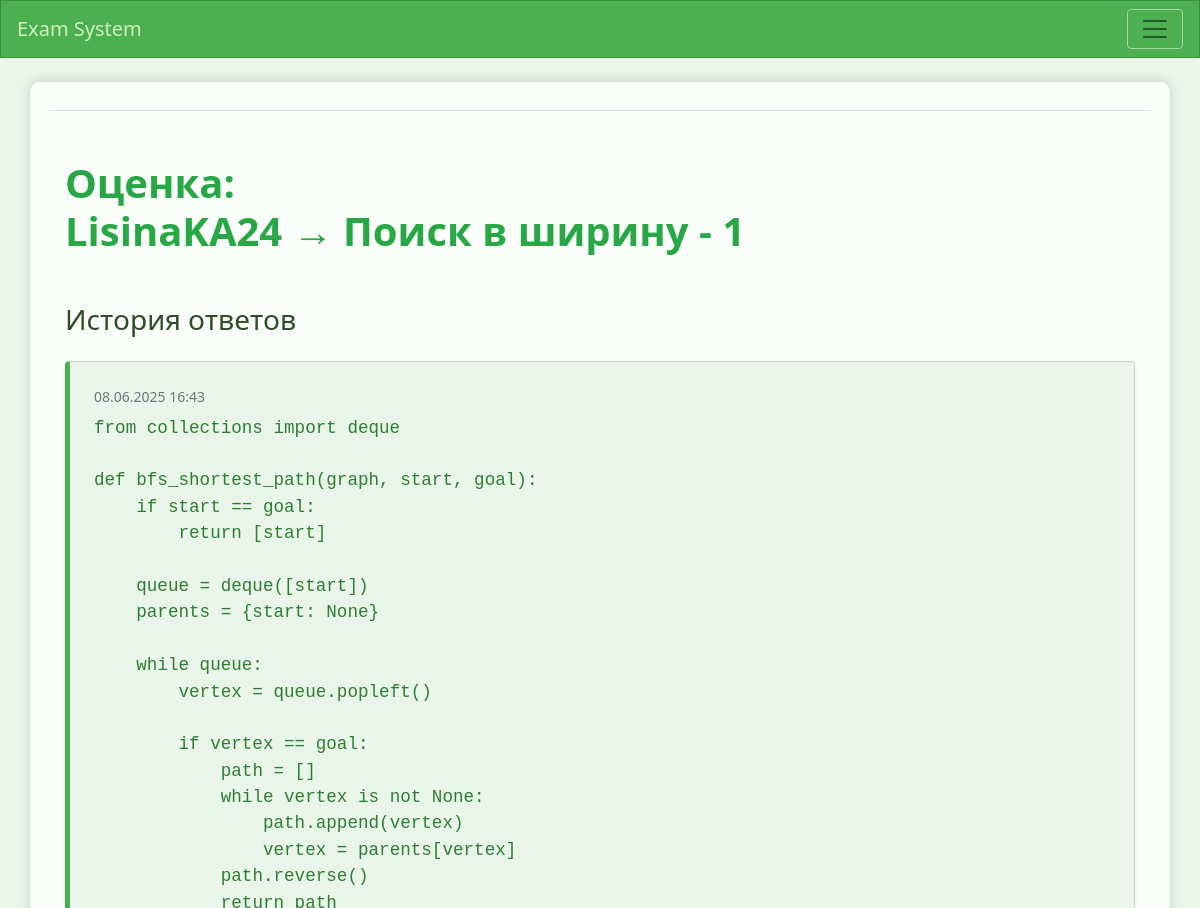
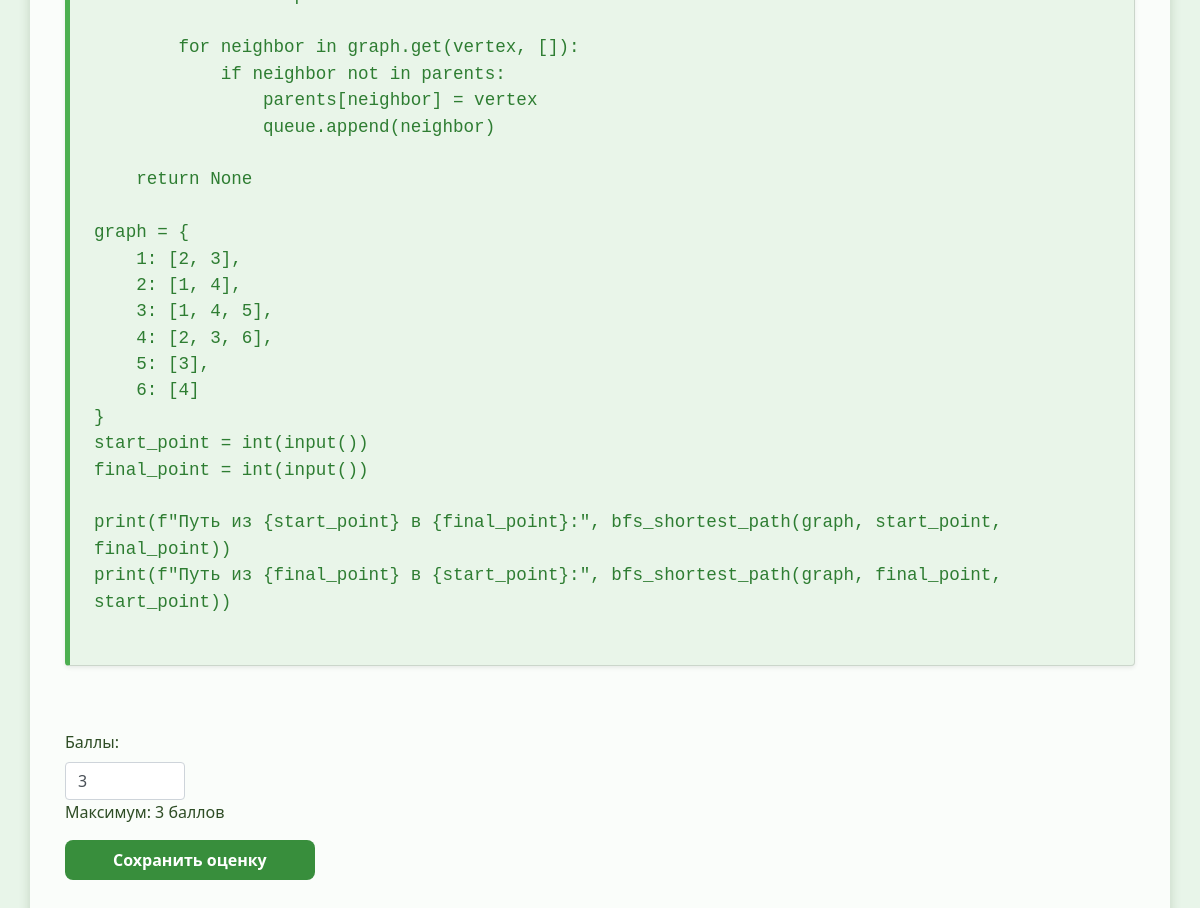
Screenshot of /grade/2/12/ (signed in) with the database file from the repository (2 pictures, top to bottom).
### exams/models.py (models this page shows, shortened)
class Task(models.Model):
    name = models.CharField(max_length=50)
    description = models.CharField(max_length=500, null=True, blank=True)
    max_points = models.IntegerField()
    image = models.ImageField(upload_to='task_images/', blank=True, null=True)
    owner = models.ForeignKey(User, on_delete=models.CASCADE)

class Answer(models.Model):
    task = models.ForeignKey(Task, on_delete=models.CASCADE)
    user = models.ForeignKey(User, on_delete=models.CASCADE)
    text = models.TextField()
    add_date = models.DateTimeField(auto_now_add=True)

class Grade(models.Model):
    task = models.ForeignKey(Task, on_delete=models.CASCADE)
    user = models.ForeignKey(User, on_delete=models.CASCADE)
    points = models.IntegerField()
    graded_by = models.ForeignKey(User, null=True, blank=True, on_delete=models.SET_NULL, related_name='grades_given')
    graded_at = models.DateTimeField(auto_now=True)
    class Meta:
        unique_together = ('task', 'user')

### exams/views.py (the view)
# urls.py: path('grade/<int:user_id>/<int:task_id>/', views.grade_task, name='grade_task'),
@staff_member_required
def grade_task(request, user_id, task_id):
    user = get_object_or_404(User, id=user_id)
    task = get_object_or_404(Task, id=task_id)
    grade, created = Grade.objects.get_or_create(
        user=user,
        task=task,
        defaults={'points': 0, 'graded_by': request.user}
    )
    if request.method == 'POST':
        form = GradeForm(request.POST, instance=grade, task=task)
        if form.is_valid():
            grade = form.save(commit=False)
            grade.graded_by = request.user
            grade.save()
            return redirect('exams:user_profile', user_id=user.id)
    else:
        form = GradeForm(instance=grade, task=task)
    answers = Answer.objects.filter(user=user, task=task).order_by('-add_date')
    context = {
        'form': form,
        'user': user,
        'task': task,
        'answers': answers,
        'max_points': task.max_points,
    }
    return render(request, 'exams/grade_task.html', context)

### exams/forms.py (shortened to what this page needs)
class GradeForm(forms.ModelForm):
    class Meta:
        model = Grade
        fields = ['points']
        labels = {'points': 'Баллы'}
        widgets = {
            'points': forms.NumberInput(attrs={
                'min': 0,
                'class': 'form-control',
                'style': 'width: 120px'
            })
        }
    def __init__(self, *args, **kwargs):
        self.task = kwargs.pop('task', None)
        super().__init__(*args, **kwargs)
        if self.task:
            self.fields['points'].widget.attrs['max'] = self.task.max_points
            help_text = f"Максимум: {self.task.max_points} баллов"
            self.fields['points'].help_text = help_text

### exams/templates/exams/grade_task.html (shortened to what this page needs)
{% extends "exams/base.html" %}
{% load bootstrap4 %}
{% block content %}
<div class="container my-5">
   <h1 class="mb-5 text-success fw-bold" style="font-size: 2.5rem; font-weight: 700; white-space: wrap;">
    Оценка: <br>{{ user.get_full_name|default:user.username }} → {{ task.name }}
</h1>
    <h3 class="mb-4">История ответов</h3>
    {% if answers %}
        <div class="list-group mb-5">
            {% for answer in answers %}
                <div class="list-group-item rounded shadow-sm mb-3 p-4" style="background-color: #e9f5e9; border-left: 5px solid #4caf50;">
                    <div class="d-flex justify-content-between align-items-center mb-2">
                        <small class="text-muted fst-italic">{{ answer.add_date|date:"d.m.Y H:i" }}</small>
                    </div>
                    <pre class="mb-0" style="white-space: pre-wrap; font-size: 1.1rem; line-height: 1.5; color: #2e7d32;">
{{ answer.text }}
                    </pre>
                </div>
            {% endfor %}
        </div>
    {% else %}
        <p class="text-muted fst-italic">Ответов пока нет.</p>
    {% endif %}
    <form method="post" class="mb-5">
        {{ form.as_p }}
        <button type="submit" class="btn btn-success px-5 py-2 fw-semibold" style="font-weight: 600; border-radius: 8px;">
            Сохранить оценку
        </button>
    </form>
</div>
{% endblock %}

### exams/templates/exams/base.html (style rules this page uses)
body { background-color: #e8f5e9; color: #2e4d25; font-family: "Segoe UI", Tahoma, Geneva, Verdana, sans-serif; }
button[type="submit"] { background-color: #388e3c; color: white; border: none; padding: 5px 12px; border-radius: 4px; transition: background-color 0.3s ease; cursor: pointer; }

### rows the page displays
Task: name "Поиск в ширину - 1"
Answer: add_date "08.06.2025 16:43", text "from collections import deque def bfs_shortest_path(graph, start, goal): if start == goal: return [start] queue = deque([start]) parents = {start: None} while queue: vertex = queue.popleft() if vertex == goal: path = [] while vertex is not None: path.append(vertex) vertex = parents[vertex] path.reverse() return path for neighbor in graph.get(vertex, []): if neighbor not in parents: parents[neighbor] = vertex queue.append(neighbor) return None graph = { 1: [2, 3], 2: [1, 4], 3: [1, 4, 5], 4: [2, 3, 6], 5: [3], 6: [4] } start_point = int(input()) final_point = int(input()) print(f\"Путь из {start_point} в {final_point}:\", bfs_shortest_path(graph, start_point, final_point)) print(f\"Путь из…"
Grade: points "3"

### other values shown
{{ user.get_full_name|default:user.username }} "LisinaKA24"
